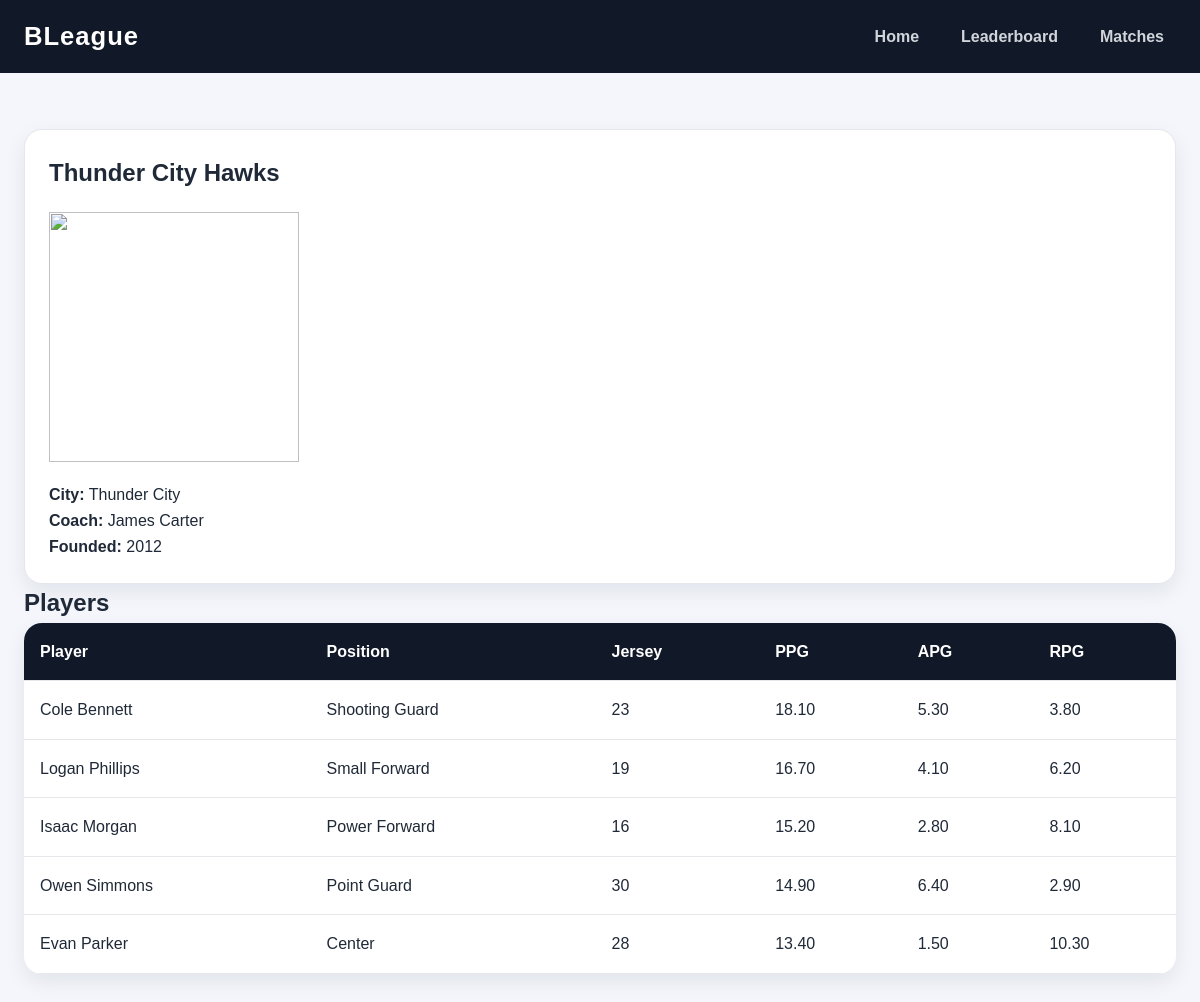
The app's page /team.php?id=1 with its own data.
### tables this page shows
CREATE TABLE Teams(
    TeamID INT AUTO_INCREMENT PRIMARY KEY,
    TeamsName VARCHAR(100) NOT NULL UNIQUE,
    City VARCHAR(100) NOT NULL,
    CoachName VARCHAR(100),
    FoundedYear YEAR NOT NULL,

    CONSTRAINT chk_founded_year 
    CHECK (FoundedYear >= 2000)
);

CREATE TABLE Players(
    PlayerID INT AUTO_INCREMENT PRIMARY KEY,

    PlayerName VARCHAR(100) NOT NULL,
    PlayerPosition VARCHAR(50) NOT NULL,

    JerseyNumber INT NOT NULL UNIQUE,

    PointsPerGame DECIMAL(5,2) DEFAULT 0,
    AssistsPerGame DECIMAL(5,2) DEFAULT 0,
    ReboundsPerGame DECIMAL(5,2) DEFAULT 0,

    TeamID INT NOT NULL,

    CONSTRAINT chk_jersey 
    CHECK (JerseyNumber BETWEEN 0 AND 99),

    CONSTRAINT chk_points 
    CHECK (PointsPerGame >= 0),

    CONSTRAINT chk_assists 
    CHECK (AssistsPerGame >= 0),

    CONSTRAINT chk_rebounds 
    CHECK (ReboundsPerGame >= 0),

    CONSTRAINT fk_players_team 
    FOREIGN KEY (TeamID) REFERENCES Teams(TeamID)
    ON DELETE CASCADE
    ON UPDATE CASCADE
);

### web/team.php (the view, shortened to what this page needs)
<?php
include "db.php";
$teamID = intval($_GET['id']);
$teamSql = "SELECT * FROM Teams WHERE TeamID = $teamID";
$teamResult = $conn->query($teamSql);
$team = $teamResult->fetch_assoc();
$image = strtolower(str_replace(" ", "", $team['TeamsName'])) . ".png";
?>
<!DOCTYPE html>
<html>
<head>
    <link rel="stylesheet" href="style.css">
</head>
<body>
<header class="site-header">
    <nav class="navbar">
        <a class="logo" href="index.php">BLeague</a>
        <ul class="nav-links">
            <li><a href="index.php">Home</a></li>
            <li><a href="leaderboard.php">Leaderboard</a></li>
            <li><a href="matches.php">Matches</a></li>
        </ul>
    </nav>
</header>
<main>
<section class="section">
    <div class="team-card">
        <h1><?php echo $team['TeamsName']; ?></h1>
        <img src="images/<?php echo $image; ?>" class="team-logo-large">
        <p><strong>City:</strong> <?php echo $team['City']; ?></p>
        <p><strong>Coach:</strong> <?php echo $team['CoachName']; ?></p>
        <p><strong>Founded:</strong> <?php echo $team['FoundedYear']; ?></p>
    </div>
    <h2>Players</h2>
    <div class="table-wrapper">
        <table>
            <tr>
                <th>Player</th>
                <th>Position</th>
                <th>Jersey</th>
                <th>PPG</th>
                <th>APG</th>
                <th>RPG</th>
            </tr>
            <?php
            $playerSql = "
            SELECT * FROM Players
            WHERE TeamID = $teamID
            ORDER BY PointsPerGame DESC
            ";
            $players = $conn->query($playerSql);
            while ($row = $players->fetch_assoc()) {
                echo "<tr>";
                echo "<td>" . $row['PlayerName'] . "</td>";
                echo "<td>" . $row['PlayerPosition'] . "</td>";
                echo "<td>" . $row['JerseyNumber'] . "</td>";
                echo "<td>" . $row['PointsPerGame'] . "</td>";
                echo "<td>" . $row['AssistsPerGame'] . "</td>";
                echo "<td>" . $row['ReboundsPerGame'] . "</td>";
                echo "</tr>";
            }
            ?>
        </table>
    </div>
</section>
</main>
</body>
</html>

### web/style.css (style rules this page uses)
* { box-sizing: border-box; margin: 0; padding: 0; }
body { font-family: Arial, Helvetica, sans-serif; background: #f4f6fb; color: #1f2937; line-height: 1.6; }
.site-header { background: #111827; position: sticky; top: 0; z-index: 10; }
.navbar { max-width: 1200px; margin: auto; padding: 16px 24px; display: flex; align-items: center; justify-content: space-between; }
.logo { color: #ffffff; font-size: 1.6rem; font-weight: 800; text-decoration: none; letter-spacing: 1px; }
.nav-links { list-style: none; display: flex; gap: 18px; }
.nav-links a { color: #d1d5db; text-decoration: none; font-weight: 600; padding: 8px 12px; border-radius: 8px; }
.section { max-width: 1200px; margin: 0 auto; padding: 56px 24px; }
.team-card { background: #ffffff; border: 1px solid #e5e7eb; border-radius: 18px; padding: 24px; box-shadow: 0 8px 20px rgba(17, 24, 39, 0.08); }
.table-wrapper { overflow-x: auto; background: #ffffff; border-radius: 18px; box-shadow: 0 8px 20px rgba(17, 24, 39, 0.08); }
table { width: 100%; border-collapse: collapse; }
th, td { padding: 16px; text-align: left; border-bottom: 1px solid #e5e7eb; }
th { background: #111827; color: #ffffff; }
.team-logo-large { width:250px; height:250px; object-fit:contain; margin:20px 0; }

### records on screen
teams: TeamsName "Thunder City Hawks", City "Thunder City", CoachName "James Carter", FoundedYear "2012"
players: PlayerName "Cole Bennett", PlayerPosition "Shooting Guard", JerseyNumber "23", PointsPerGame "18.10", AssistsPerGame "5.30", ReboundsPerGame "3.80"
players: PlayerName "Logan Phillips", PlayerPosition "Small Forward", JerseyNumber "19", PointsPerGame "16.70", AssistsPerGame "4.10", ReboundsPerGame "6.20"
players: PlayerName "Isaac Morgan", PlayerPosition "Power Forward", JerseyNumber "16", PointsPerGame "15.20", AssistsPerGame "2.80", ReboundsPerGame "8.10"
players: PlayerName "Owen Simmons", PlayerPosition "Point Guard", JerseyNumber "30", PointsPerGame "14.90", AssistsPerGame "6.40", ReboundsPerGame "2.90"
players: PlayerName "Evan Parker", PlayerPosition "Center", JerseyNumber "28", PointsPerGame "13.40", AssistsPerGame "1.50", ReboundsPerGame "10.30"
